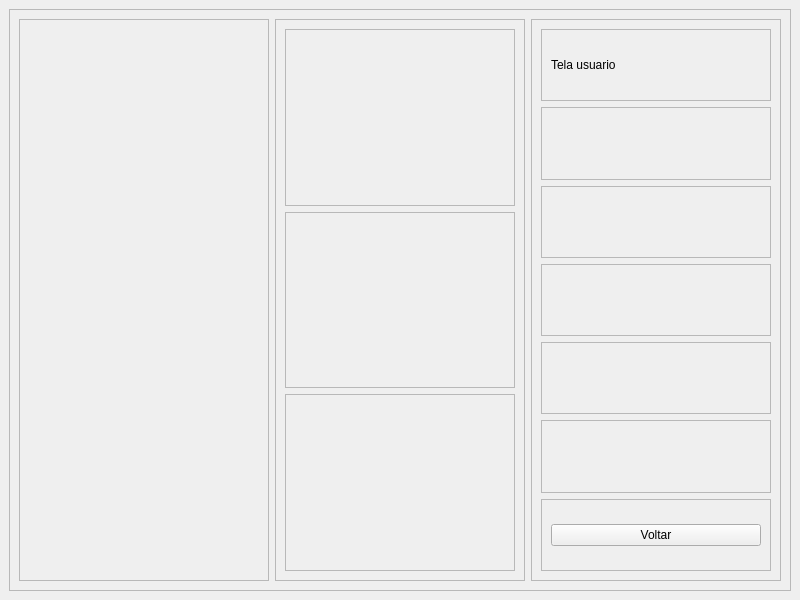
<?xml version="1.0" encoding="UTF-8"?>
<ui version="4.0">
 <class>MainWindow</class>
 <widget class="QMainWindow" name="MainWindow">
  <property name="geometry">
   <rect>
    <x>0</x>
    <y>0</y>
    <width>800</width>
    <height>600</height>
   </rect>
  </property>
  <property name="windowTitle">
   <string>Perfil</string>
  </property>
  <widget class="QWidget" name="centralwidget">
   <layout class="QVBoxLayout" name="verticalLayout">
    <item>
     <widget class="QFrame" name="frame">
      <property name="frameShape">
       <enum>QFrame::StyledPanel</enum>
      </property>
      <property name="frameShadow">
       <enum>QFrame::Raised</enum>
      </property>
      <layout class="QHBoxLayout" name="horizontalLayout">
       <item>
        <widget class="QFrame" name="frame_2">
         <property name="frameShape">
          <enum>QFrame::StyledPanel</enum>
         </property>
         <property name="frameShadow">
          <enum>QFrame::Raised</enum>
         </property>
        </widget>
       </item>
       <item>
        <widget class="QFrame" name="frame_4">
         <property name="frameShape">
          <enum>QFrame::StyledPanel</enum>
         </property>
         <property name="frameShadow">
          <enum>QFrame::Raised</enum>
         </property>
         <layout class="QVBoxLayout" name="verticalLayout_3">
          <item>
           <widget class="QFrame" name="frame_5">
            <property name="frameShape">
             <enum>QFrame::StyledPanel</enum>
            </property>
            <property name="frameShadow">
             <enum>QFrame::Raised</enum>
            </property>
           </widget>
          </item>
          <item>
           <widget class="QFrame" name="frame_6">
            <property name="frameShape">
             <enum>QFrame::StyledPanel</enum>
            </property>
            <property name="frameShadow">
             <enum>QFrame::Raised</enum>
            </property>
           </widget>
          </item>
          <item>
           <widget class="QFrame" name="frame_7">
            <property name="frameShape">
             <enum>QFrame::StyledPanel</enum>
            </property>
            <property name="frameShadow">
             <enum>QFrame::Raised</enum>
            </property>
           </widget>
          </item>
         </layout>
        </widget>
       </item>
       <item>
        <widget class="QFrame" name="frame_3">
         <property name="frameShape">
          <enum>QFrame::StyledPanel</enum>
         </property>
         <property name="frameShadow">
          <enum>QFrame::Raised</enum>
         </property>
         <layout class="QVBoxLayout" name="verticalLayout_2">
          <item>
           <widget class="QFrame" name="frame_14">
            <property name="frameShape">
             <enum>QFrame::StyledPanel</enum>
            </property>
            <property name="frameShadow">
             <enum>QFrame::Raised</enum>
            </property>
            <layout class="QVBoxLayout" name="verticalLayout_5">
             <item>
              <widget class="QLabel" name="label">
               <property name="text">
                <string>Tela usuario</string>
               </property>
              </widget>
             </item>
            </layout>
           </widget>
          </item>
          <item>
           <widget class="QFrame" name="frame_8">
            <property name="frameShape">
             <enum>QFrame::StyledPanel</enum>
            </property>
            <property name="frameShadow">
             <enum>QFrame::Raised</enum>
            </property>
           </widget>
          </item>
          <item>
           <widget class="QFrame" name="frame_13">
            <property name="frameShape">
             <enum>QFrame::StyledPanel</enum>
            </property>
            <property name="frameShadow">
             <enum>QFrame::Raised</enum>
            </property>
           </widget>
          </item>
          <item>
           <widget class="QFrame" name="frame_9">
            <property name="frameShape">
             <enum>QFrame::StyledPanel</enum>
            </property>
            <property name="frameShadow">
             <enum>QFrame::Raised</enum>
            </property>
           </widget>
          </item>
          <item>
           <widget class="QFrame" name="frame_12">
            <property name="frameShape">
             <enum>QFrame::StyledPanel</enum>
            </property>
            <property name="frameShadow">
             <enum>QFrame::Raised</enum>
            </property>
           </widget>
          </item>
          <item>
           <widget class="QFrame" name="frame_10">
            <property name="frameShape">
             <enum>QFrame::StyledPanel</enum>
            </property>
            <property name="frameShadow">
             <enum>QFrame::Raised</enum>
            </property>
           </widget>
          </item>
          <item>
           <widget class="QFrame" name="frame_11">
            <property name="frameShape">
             <enum>QFrame::StyledPanel</enum>
            </property>
            <property name="frameShadow">
             <enum>QFrame::Raised</enum>
            </property>
            <layout class="QVBoxLayout" name="verticalLayout_4">
             <item>
              <widget class="QPushButton" name="pushButton">
               <property name="text">
                <string>Voltar</string>
               </property>
              </widget>
             </item>
            </layout>
           </widget>
          </item>
         </layout>
        </widget>
       </item>
      </layout>
     </widget>
    </item>
   </layout>
  </widget>
 </widget>
 <resources/>
 <connections/>
</ui>
